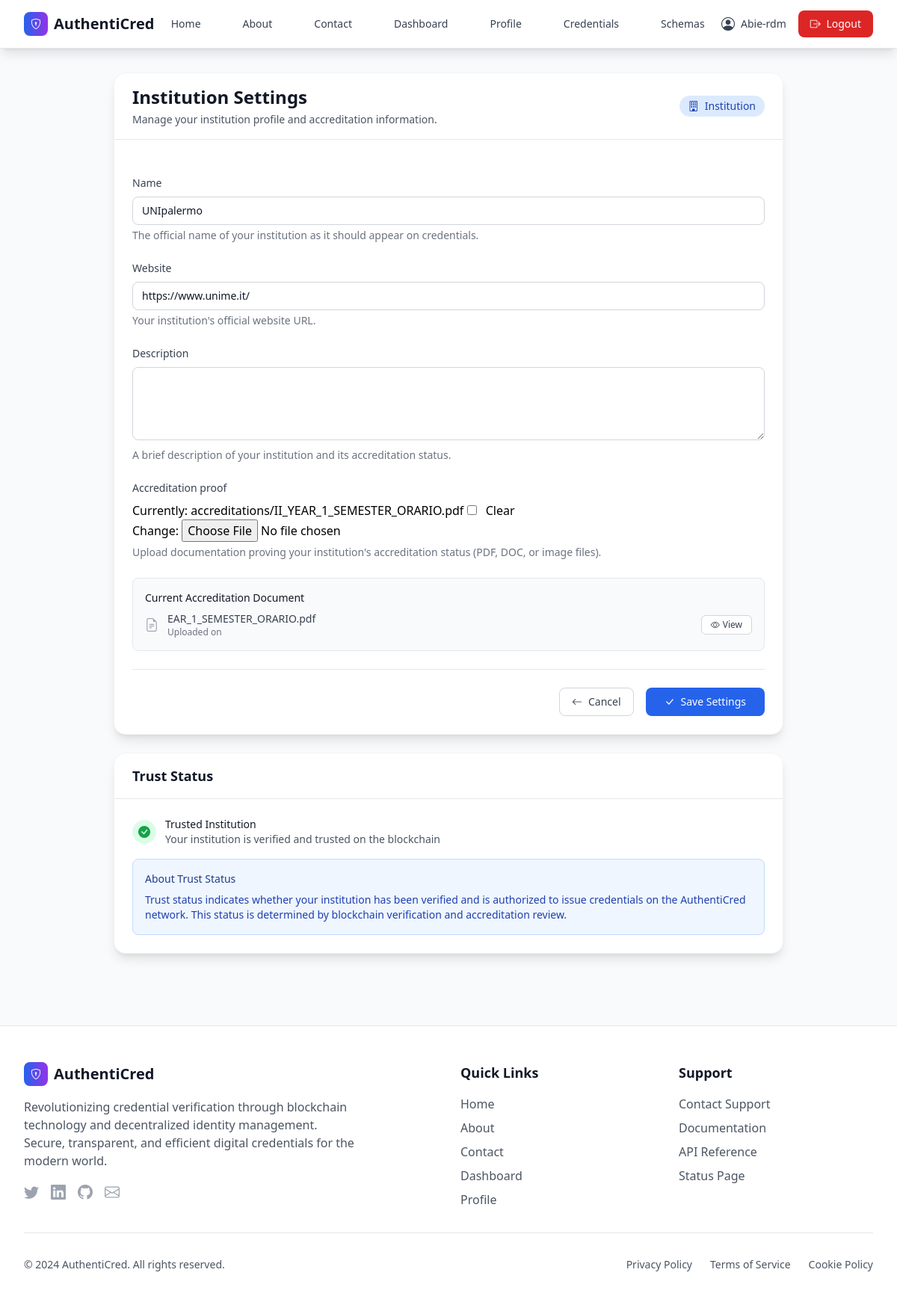
The page /institution/settings/ (signed in) on the database its author committed.
### users/models.py (models this page shows, shortened)
class User(AbstractUser):
    id = models.UUIDField(primary_key=True, default=uuid.uuid4, editable=False)
    user_type = models.CharField(max_length=20, choices=USER_TYPE_CHOICES)
    did = models.CharField(max_length=255, unique=True, null=True, blank=True)
    public_key = models.TextField(null=True, blank=True)
    created_at = models.DateTimeField(default=timezone.now)
    updated_at = models.DateTimeField(auto_now=True)
    groups = models.ManyToManyField(
        Group,
        verbose_name='groups',
        blank=True,
        help_text='The groups this user belongs to.',
        related_name="custom_user_set",
        related_query_name="user",
    )
    user_permissions = models.ManyToManyField(
        Permission,
        verbose_name='user permissions',
        blank=True,
        help_text='Specific permissions for this user.',
        related_name="custom_user_set",
        related_query_name="user",
    )
    def is_issuer(self):
        return self.user_type == 'INSTITUTION'
    def get_trust_status(self):
        if self.user_type == 'INSTITUTION':
            try:
                profile = self.institution_profile
                return profile.is_trusted
            except InstitutionProfile.DoesNotExist:
                pass
        return False
    def is_holder(self):
        return self.user_type == 'STUDENT'
    def is_verifier(self):
        return self.user_type == 'EMPLOYER'

class InstitutionProfile(models.Model):
    user = models.OneToOneField(User, on_delete=models.CASCADE, related_name='institution_profile')
    name = models.CharField(max_length=255)
    description = models.TextField(blank=True, null=True)
    website = models.URLField(blank=True, null=True)
    accreditation_proof = models.FileField(upload_to='accreditations/', null=True, blank=True)
    is_trusted = models.BooleanField(default=False)
    created_at = models.DateTimeField(default=timezone.now)

### users/views.py (the view)
# urls.py: path('institution/settings/', views.institution_settings_view, name='institution_settings'),
@login_required
def institution_settings_view(request):
    if not request.user.is_issuer():
        messages.error(request, "Only institutions can access institution settings")
        return redirect('dashboard')
    try:
        profile = InstitutionProfile.objects.get(user=request.user)
    except InstitutionProfile.DoesNotExist:
        profile = InstitutionProfile.objects.create(user=request.user)
    if request.method == 'POST':
        form = InstitutionSettingsForm(request.POST, request.FILES, instance=profile)
        if form.is_valid():
            form.save()
            messages.success(request, 'Institution settings updated successfully!')
            return redirect('institution_settings')
    else:
        form = InstitutionSettingsForm(instance=profile)
    return render(request, 'users/institution_settings.html', {'form': form})

### users/forms.py
class InstitutionSettingsForm(forms.ModelForm):
    class Meta:
        model = InstitutionProfile
        fields = ['name', 'website', 'description', 'accreditation_proof']
        widgets = {
            'description': forms.Textarea(attrs={'rows': 4}),
        }

### users/templates/users/institution_settings.html (shortened to what this page needs)
{% extends 'users/base.html' %}
{% load static %}
{% block content %}
<div class="max-w-4xl mx-auto">
    <div class="bg-white rounded-2xl shadow-lg border border-gray-100">
        <div class="px-6 py-4 border-b border-gray-200">
            <div class="flex items-center justify-between">
                <div>
                    <h2 class="text-2xl font-bold text-gray-900">Institution Settings</h2>
                    <p class="mt-1 text-sm text-gray-600">
                        Manage your institution profile and accreditation information.
                    </p>
                </div>
                <div class="flex items-center space-x-2">
                    <span class="inline-flex items-center px-3 py-1 rounded-full text-sm font-medium bg-blue-100 text-blue-800">
                        <i class="bi bi-building mr-2"></i>
                        Institution
                    </span>
                </div>
            </div>
        </div>
        <div class="p-6">
            <form method="post" enctype="multipart/form-data" class="space-y-6">
                <div>
                    <label for="{{ form.name.id_for_label }}" class="block text-sm font-medium text-gray-700 mb-2">
                        {{ form.name.label }}
                    </label>
                    {{ form.name }}
                    <p class="mt-1 text-sm text-gray-500">
                        The official name of your institution as it should appear on credentials.
                    </p>
                </div>
                <div>
                    <label for="{{ form.website.id_for_label }}" class="block text-sm font-medium text-gray-700 mb-2">
                        {{ form.website.label }}
                    </label>
                    {{ form.website }}
                    <p class="mt-1 text-sm text-gray-500">
                        Your institution's official website URL.
                    </p>
                </div>
                <div>
                    <label for="{{ form.description.id_for_label }}" class="block text-sm font-medium text-gray-700 mb-2">
                        {{ form.description.label }}
                    </label>
                    {{ form.description }}
                    <p class="mt-1 text-sm text-gray-500">
                        A brief description of your institution and its accreditation status.
                    </p>
                </div>
                <div>
                    <label for="{{ form.accreditation_proof.id_for_label }}" class="block text-sm font-medium text-gray-700 mb-2">
                        {{ form.accreditation_proof.label }}
                    </label>
                    {{ form.accreditation_proof }}
                    <p class="mt-1 text-sm text-gray-500">
                        Upload documentation proving your institution's accreditation status (PDF, DOC, or image files).
                    </p>
                </div>
                {% if form.instance.accreditation_proof %}
                <div class="bg-gray-50 border border-gray-200 rounded-lg p-4">
                    <h4 class="text-sm font-medium text-gray-900 mb-2">Current Accreditation Document</h4>
                    <div class="flex items-center space-x-3">
                        <i class="bi bi-file-earmark-text text-gray-400 text-lg"></i>
                        <div class="flex-1">
                            <p class="text-sm text-gray-700">{{ form.instance.accreditation_proof.name|slice:"19:" }}</p>
                            <p class="text-xs text-gray-500">Uploaded on {{ form.instance.updated_at|date:"M d, Y" }}</p>
                        </div>
                        <a href="{{ form.instance.accreditation_proof.url }}"
                           target="_blank"
                           class="inline-flex items-center px-3 py-1 border border-gray-300 rounded-md text-xs font-medium text-gray-700 bg-white hover:bg-gray-50 transition-colors">
                            <i class="bi bi-eye mr-1"></i>
                            View
                        </a>
                    </div>
                </div>
                {% endif %}
                <div class="flex items-center justify-end space-x-4 pt-6 border-t border-gray-200">
                    <a href="{% url 'profile' %}"
                       class="inline-flex items-center px-4 py-2 border border-gray-300 rounded-lg text-sm font-medium text-gray-700 bg-white hover:bg-gray-50 focus:outline-none focus:ring-2 focus:ring-offset-2 focus:ring-blue-500 transition-colors">
                        <i class="bi bi-arrow-left mr-2"></i>
                        Cancel
                    </a>
                    <button type="submit"
                            class="inline-flex items-center px-6 py-2 border border-transparent rounded-lg text-sm font-medium text-white bg-blue-600 hover:bg-blue-700 focus:outline-none focus:ring-2 focus:ring-offset-2 focus:ring-blue-500 transition-colors">
                        <i class="bi bi-check-lg mr-2"></i>
                        Save Settings
                    </button>
                </div>
            </form>
        </div>
    </div>
    <div class="mt-6 bg-white rounded-2xl shadow-lg border border-gray-100">
        <div class="px-6 py-4 border-b border-gray-200">
            <h3 class="text-lg font-semibold text-gray-900">Trust Status</h3>
        </div>
        <div class="p-6">
            <div class="flex items-center space-x-4">
                {% if user.get_trust_status %}
                <div class="flex items-center">
                    <div class="w-8 h-8 bg-green-100 rounded-full flex items-center justify-center mr-3">
                        <i class="bi bi-check-circle-fill text-green-600"></i>
                    </div>
                    <div>
                        <h4 class="text-sm font-medium text-gray-900">Trusted Institution</h4>
                        <p class="text-sm text-gray-600">Your institution is verified and trusted on the blockchain</p>
                    </div>
                </div>
                {% endif %}
            </div>
            <div class="mt-4 p-4 bg-blue-50 border border-blue-200 rounded-lg">
                <h4 class="text-sm font-medium text-blue-900 mb-2">About Trust Status</h4>
                <p class="text-sm text-blue-800">
                    Trust status indicates whether your institution has been verified and is authorized to issue credentials on the AuthentiCred network.
                    This status is determined by blockchain verification and accreditation review.
                </p>
            </div>
        </div>
    </div>
</div>
{% endblock %}

### users/templates/users/components/navbar.html (shortened to what this page needs)
<nav class="bg-white shadow-lg border-b border-gray-200">
    <div class="max-w-7xl mx-auto px-4 sm:px-6 lg:px-8">
        <div class="flex justify-between h-16">
            <div class="flex items-center">
                <a href="{% url 'home' %}" class="flex items-center space-x-2 text-xl font-bold text-gray-900">
                    <div class="w-8 h-8 bg-gradient-to-r from-blue-600 to-purple-600 rounded-lg flex items-center justify-center">
                        <i class="bi bi-shield-lock text-white text-sm"></i>
                    </div>
                    <span>AuthentiCred</span>
                </a>
            </div>
            <div class="hidden md:flex items-center space-x-8">
                <a href="{% url 'home' %}" class="text-gray-700 hover:text-blue-600 px-3 py-2 rounded-md text-sm font-medium transition-colors">
                    Home
                </a>
                <a href="{% url 'about' %}" class="text-gray-700 hover:text-blue-600 px-3 py-2 rounded-md text-sm font-medium transition-colors">
                    About
                </a>
                <a href="{% url 'contact' %}" class="text-gray-700 hover:text-blue-600 px-3 py-2 rounded-md text-sm font-medium transition-colors">
                    Contact
                </a>
                {% if user.is_authenticated %}
                <a href="{% url 'dashboard' %}" class="text-gray-700 hover:text-blue-600 px-3 py-2 rounded-md text-sm font-medium transition-colors">
                    Dashboard
                </a>
                <a href="{% url 'profile' %}" class="text-gray-700 hover:text-blue-600 px-3 py-2 rounded-md text-sm font-medium transition-colors">
                    Profile
                </a>
                {% if user.is_issuer %}
                <a href="{% url 'issued_credentials' %}" class="text-gray-700 hover:text-blue-600 px-3 py-2 rounded-md text-sm font-medium transition-colors">
                    Credentials
                </a>
                <a href="{% url 'schema_list' %}" class="text-gray-700 hover:text-blue-600 px-3 py-2 rounded-md text-sm font-medium transition-colors">
                    Schemas
                </a>
                {% endif %}
                {% endif %}
            </div>
            <div class="flex items-center space-x-4">
                {% if user.is_authenticated %}
                <div class="flex items-center space-x-2 text-sm text-gray-700">
                    <i class="bi bi-person-circle text-lg"></i>
                    <span>{{ user.username }}</span>
                </div>
                <a href="{% url 'logout' %}" class="bg-red-600 hover:bg-red-700 text-white px-4 py-2 rounded-lg text-sm font-medium transition-colors">
                    <i class="bi bi-box-arrow-right mr-1"></i> Logout
                </a>
                {% endif %}
            </div>
        </div>
    </div>
</nav>

### users/templates/users/base.html (style rules this page uses)
input[type="text"], input[type="email"], input[type="password"], input[type="date"], input[type="number"], input[type="url"], input[type="tel"], textarea, select { background-color: #ffffff !important; border: 1px solid #d1d5db !important; border-radius: 0.5rem !important; padding: 0.5rem 0.75rem !important; font-size: 0.875rem !important; line-height: 1.25rem !important; color: #111827 !important; width: 100% !important; box-sizing: border-box !important; }
input[type="text"]::placeholder, input[type="email"]::placeholder, input[type="password"]::placeholder, input[type="date"]::placeholder, input[type="number"]::placeholder, input[type="url"]::placeholder, input[type="tel"]::placeholder, textarea::placeholder { color: #9ca3af !important; }
input[type="checkbox"], input[type="radio"] { width: auto !important; margin-right: 0.5rem !important; }
textarea { resize: vertical !important; min-height: 2.5rem !important; }

### rows shown on the page
User: username "Abie-rdm"
InstitutionProfile: name "UNIpalermo", website "https://www.unime.it/", instance.accreditation_proof.name "EAR_1_SEMESTER_ORARIO.pdf"
